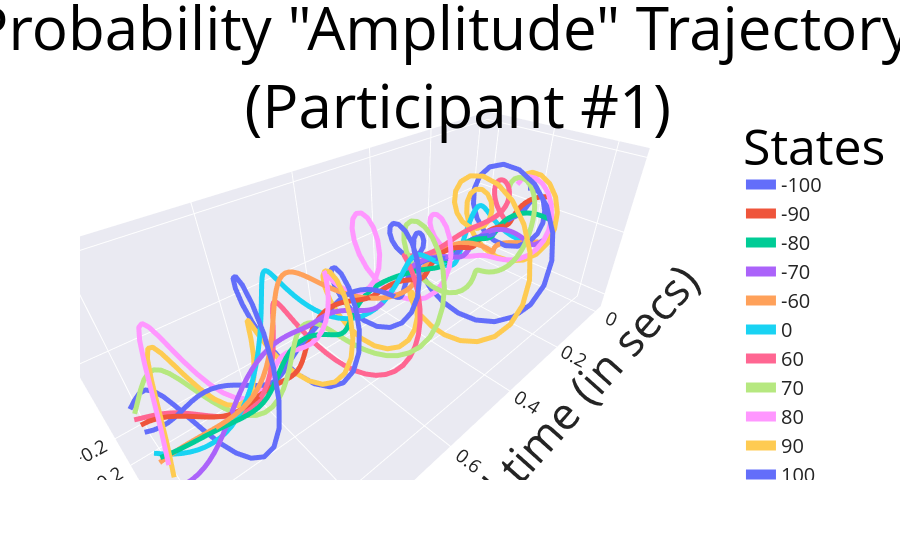

The notebook cell this image was saved under:
### Code cell
import plotly.express as px
pio.renderers.default = "vscode" #"browser" #
fig = px.line_3d(df_quantum_3d.assign(state_labels = lambda df: df.states * 10 + (50 * np.sign(df.states)) ).query("time < 10.24").assign(time = lambda df: df.time * 0.1) \
                 .query("prior == 'Uniform' and time < 30").rename(columns={"time":"Time", "real":"Real", "imag":"Imaginary"}), 
                 x="Time", y="Real", z="Imaginary", color="state_labels", title = 'Probability "Amplitude" Trajectory <br> (Participant #1)',
labels = {"real":"Real", "imag": "Imaginary"}
)
fig.update_layout(legend_title = "States", 
    scene=dict(aspectratio = dict( x=2.5, y=1, z=1 ),
    aspectmode = 'manual'),
    autosize=True
    )
fig.update_traces(line=dict(
        width=10
    ))
fig.update_layout(
    legend_title_font=dict(size=50, color="black"),
    title_font=dict(size=60, color="black"),
    font=dict(
        
        size=20,  # Set the font size here
    ))
fig.update_scenes(
    xaxis=dict(title='Observed time (in secs)', tickfont=dict(size=15), titlefont=dict(size=45)),
    yaxis=dict(title='Real', tickfont=dict(size=15), titlefont=dict(size=45)),
    zaxis=dict(title='Imaginary', tickfont=dict(size=15), titlefont=dict(size=45)),
)
fig.layout.template = "seaborn"
fig.show()
import plotly.io as pio
#pio.write_image(fig, 'image.png',format="png",scale=1, width=1080, height=1080)
